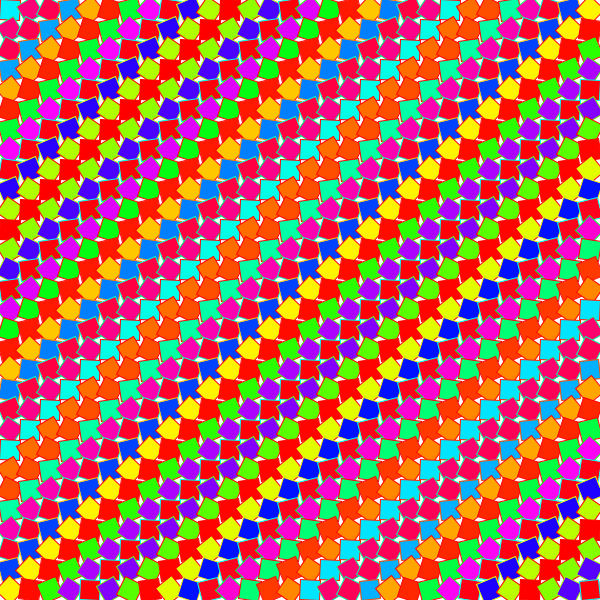
Frame 1 (no input)
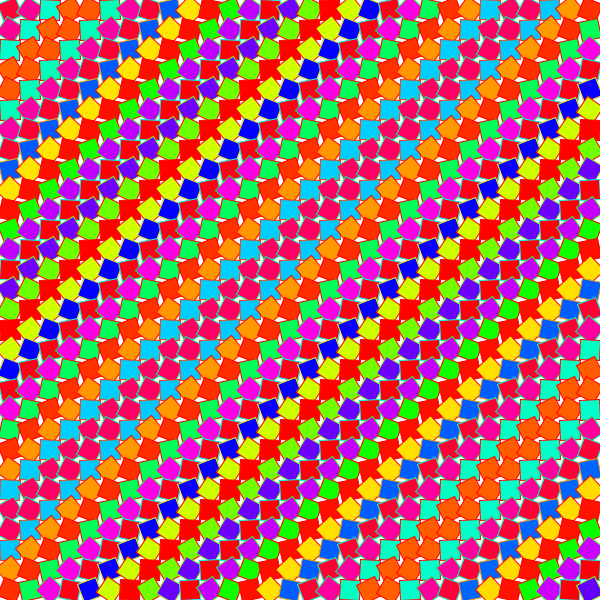
Frame 60 (the mouse pressed at the canvas centre just before this capture)
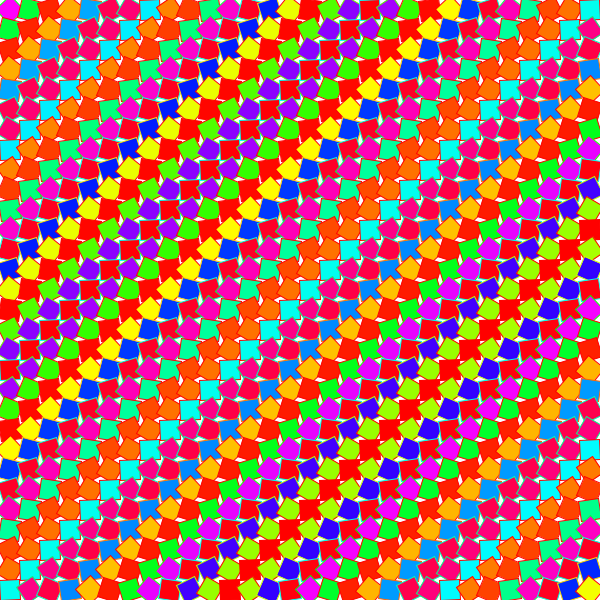
Frame 120 (the mouse held since frame 60 and released just before this capture)

The Processing sketch that drew these frames (run headless with seeded random() and noise(); from frame 60 on, the mouse is pressed at the canvas centre):

// Processing sketch: processing_173399
// ── processing_173399.pde

Cell[][] grid; 

// Number of columns and rows in the grid
int cols = 30;
int rows = 30;

void setup() {
  size(600,600);
  colorMode(HSB);
  rectMode(CENTER);
  grid = new Cell[cols][rows];
  
  // The counter variables i and j are also the column and row numbers
  // In this example, they are used as arguments to the constructor for each object in the grid.
  for (int i = 0; i < cols; i ++ ) {
    for (int j = 0; j < rows; j ++ ) {
      // Initialize each object
      grid[i][j] = new Cell(i*20+10,j*20+10,20,20,i + j);
    }
  }
}

void draw() {
  background(255);
  for (int i = 0; i < cols; i ++ ) {     
    for (int j = 0; j < rows; j ++ ) {
      // Oscillate and display each object
      grid[i][j].oscillate();
      grid[i][j].display();
    }
  }
}

class Cell {

  // A cell object knows about its location in the grid as well as its size with the variables x, y, w, h.
  float x,y;   // x,y location
  float w,h;   // width and height
  float angle; // angle for oscillating brightness
  
  // Cell Constructor
  Cell(float tempX, float tempY, float tempW, float tempH, float tempAngle) {
    x = tempX;
    y = tempY;
    w = tempW;
    h = tempH;
    angle = tempAngle;
  }
  
  // Oscillation means increase angle
  void oscillate() {
    angle += 0.02;
  }
  
  void display() {
    stroke(127*sin(angle),255,255);
    // Color calculated using sine wave
    fill(127 + 127*sin(angle),255,255);
    pushMatrix();
    translate(x,y);
    rotate(angle);
    rect(0,0,w,h);
    popMatrix();
  }
}
